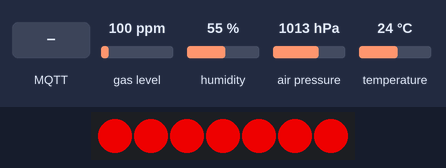
The sketch below on a simulated ESP32. On the bench: 7 RGB LEDs in strip order, left to right. The inputs (shaded band) are chosen by the test bench; at power-on: gas level 100 ppm, humidity 55 %, air pressure 1013 hPa, temperature 24 °C. WiFi joins after 1.5 s; servers stay silent unless stated; no MQTT or app messages arrive unless stated; what the sketch prints to the serial monitor is not drawn.

Above: at 10.8 s.
10.9 s: gas level set to 750 ppm
At 21.6 s:
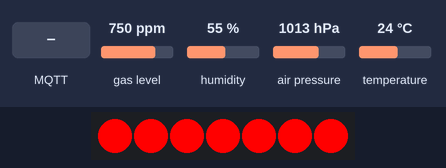
21.9 s: MQTT message "TEMPERATURE" arrives on the first subscribed topic
At 31.6 s:
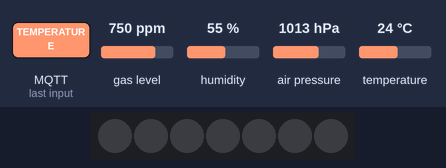
31.9 s: MQTT message "HUMIDITY" arrives on the first subscribed topic
At 41.6 s:
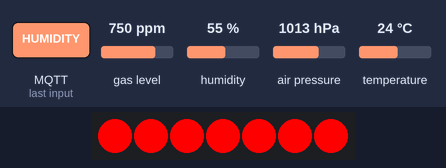
42.1 s: MQTT message "PRESSURE" arrives on the first subscribed topic
At 51.3 s:
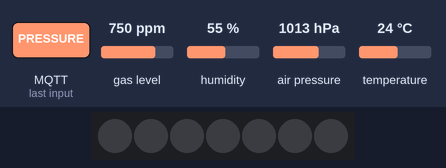
Timing chart, 0 to 52.8 s (numbered marks = the images above; inputs shaded):
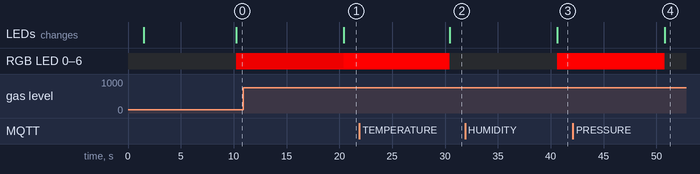

The sketch:

bme680.ino
```cpp
// (licence header left out)
#include <Wire.h>
#include <SPI.h>
#include <Adafruit_Sensor.h>
#include "Adafruit_BME680.h"
#include <WiFi.h>
#include <PubSubClient.h>
#include <ArduinoJson.h>
#include "secrets.h"

#define WEBSERVER //uncomment if you don't want to use the web server

#ifdef WEBSERVER
#include "ESPAsyncWebServer.h"
#endif

#define PIXELPIN 16 //uncomment if you don't want to use a led indicator

#ifdef PIXELPIN
#include "NeoPixelBus.h"
#include "NeoPixelAnimator.h"
#define PIXELCOUNT 7//Define the number of leds
const uint16_t PixelCount = PIXELCOUNT; // make sure to set this to the number of pixels in your strip
const uint8_t PixelPin = PIXELPIN;   // make sure to set this to the correct pin, ignored for Esp8266
bool lightson=true;


NeoPixelBus<NeoGrbFeature, Neo800KbpsMethod> strip(PixelCount, PixelPin);
// For Esp8266, the Pin is omitted and it uses GPIO3 due to DMA hardware use.
// There are other Esp8266 alternative methods that provide more pin options, but also have
// other side effects.
//NeoPixelBus<NeoGrbFeature, Neo800KbpsMethod> strip(PixelCount);
//
// NeoEsp8266Uart800KbpsMethod uses GPI02 instead

void SetPixelColorAndShow(RgbColor colortarget)
{
     for (uint16_t pixel = 0; pixel < PixelCount; pixel++) {
         strip.SetPixelColor(pixel, colortarget);
     }
     strip.Show();
}

#endif


WiFiClient mainESP;
PubSubClient MQTT(mainESP);

//Uncomment if using SPI
/*#define BME_SCK 18
#define BME_MISO 19
#define BME_MOSI 23
#define BME_CS 15*/

Adafruit_BME680 bme; // I2C
//Adafruit_BME680 bme(BME_CS); // hardware SPI
//Adafruit_BME680 bme(BME_CS, BME_MOSI, BME_MISO, BME_SCK);

float temperature;
float humidity;
float pressure;
float altitude;
float gasResistance;
String aiq;

#ifdef WEBSERVER

AsyncWebServer server(80);
AsyncEventSource events("/events");

#endif

unsigned long lastTime = 0;
unsigned long timerDelay = 10000;  // send readings timer

const float sealevel=1024; //TODO ON OTHER LOCATIONS: NHN nearest official station

float hum_weighting = 0.25; // so hum effect is 25% of the total air quality score
float gas_weighting = 0.75; // so gas effect is 75% of the total air quality score

int   humidity_score, gas_score;
float gas_reference = 2500;
float hum_reference = 40;
int   getgasreference_count = 0;
int   gas_lower_limit = 10000;  // Bad air quality limit
int   gas_upper_limit = 300000; // Good air quality limit

void GetGasReference() {
  // Now run the sensor for a burn-in period, then use combination of relative humidity and gas resistance to estimate indoor air quality as a percentage.
  //Serial.println("Getting a new gas reference value");
  int readings = 10;
  for (int i = 1; i <= readings; i++) { // read gas for 10 x 0.150mS = 1.5secs
    gas_reference += bme.readGas();
  }
  gas_reference = gas_reference / readings;
  //Serial.println("Gas Reference = "+String(gas_reference,3));
}

String CalculateIAQ(int score) {
  String IAQ_text = "";
  score = (100 - score) * 5;
  if      (score >= 301)                  IAQ_text += "Hazardous";
  else if (score >= 201 && score <= 300 ) IAQ_text += "Very Unhealthy";
  else if (score >= 176 && score <= 200 ) IAQ_text += "Unhealthy";
  else if (score >= 151 && score <= 175 ) IAQ_text += "Unhealthy for Sensitive Groups";
  else if (score >=  51 && score <= 150 ) IAQ_text += "Moderate";
  else if (score >=  00 && score <=  50 ) IAQ_text += "Good";
  Serial.print("IAQ Score = " + String(score) + ", ");
  return IAQ_text;
}

int GetHumidityScore(float current_humidity) {  //Calculate humidity contribution to IAQ index
  if (current_humidity >= 38 && current_humidity <= 42) // Humidity +/-5% around optimum
    humidity_score = 0.25 * 100;
  else
  { // Humidity is sub-optimal
    if (current_humidity < 38)
      humidity_score = 0.25 / hum_reference * current_humidity * 100;
    else
    {
      humidity_score = ((-0.25 / (100 - hum_reference) * current_humidity) + 0.416666) * 100;
    }
  }
  return humidity_score;
}

int GetGasScore() {
  //Calculate gas contribution to IAQ index
  gas_score = (0.75 / (gas_upper_limit - gas_lower_limit) * gas_reference - (gas_lower_limit * (0.75 / (gas_upper_limit - gas_lower_limit)))) * 100.00;
  if (gas_score > 75) gas_score = 75; // Sometimes gas readings can go outside of expected scale maximum
  if (gas_score <  0) gas_score = 0;  // Sometimes gas readings can go outside of expected scale minimum
  return gas_score;
}

int GetGasScore(float gasResistance) {
  //Calculate gas contribution to IAQ index
  gas_score = (0.75 / (gas_upper_limit - gas_lower_limit) * gasResistance - (gas_lower_limit * (0.75 / (gas_upper_limit - gas_lower_limit)))) * 100.00;
  if (gas_score > 75) gas_score = 75; // Sometimes gas readings can go outside of expected scale maximum
  if (gas_score <  0) gas_score = 0;  // Sometimes gas readings can go outside of expected scale minimum
  return gas_score;
}

void getBME680Readings(){
  // Tell BME680 to begin measurement.
  unsigned long endTime = bme.beginReading();
  if (endTime == 0) {
    Serial.println(F("Failed to begin reading :("));
    return;
  }
  if (!bme.endReading()) {
    Serial.println(F("Failed to complete reading :("));
    return;
  }
  temperature = bme.temperature;
  pressure = bme.pressure / 100.0;
  humidity = bme.humidity;
  gasResistance = bme.gas_resistance / 1000.0;

  Serial.println(bme.gas_resistance);

  humidity_score = GetHumidityScore(humidity);
  gas_score      = GetGasScore(gasResistance*1000.0);

  //Combine results for the final IAQ index value (0-100% where 100% is good quality air)
  float air_quality_score = humidity_score + gas_score;
  Serial.println(" comprised of " + String(humidity_score) + "% Humidity and " + String(gas_score) + "% Gas");
  //

  //if ((getgasreference_count++) % 5 == 0) GetGasReference();
  aiq=CalculateIAQ(air_quality_score);

  Serial.println(aiq);
  Serial.println("--------------------------------------------------------------");
}

#ifdef WEBSERVER

String processor(const String& var){
  getBME680Readings();
  //Serial.println(var);
  if(var == "TEMPERATURE"){
    return String(temperature);
  }
  else if(var == "HUMIDITY"){
    return String(humidity);
  }
  else if(var == "PRESSURE"){
    return String(pressure);
  }
  else if(var == "ALTITUDE"){
    return String(altitude);
  }
 else if(var == "GAS"){
    return String(gasResistance);
  }
 else if(var == "AIQ"){
    return String(aiq);
 }
 else if(var == "AIQCLASS"){
    String aiqclass="unset";

    if(aiq=="Hazardous") {
      aiqclass="hazardous";
      SetPixelColorAndShow(RgbColor(255,0,0));
    }
    else if(aiq== "Very Unhealthy") {
      aiqclass="veryunhealthy";
      SetPixelColorAndShow(RgbColor(200,0,0));
    }
    else if(aiq=="Unhealthy") {
      aiqclass="unhealthy";
      SetPixelColorAndShow(RgbColor(255,99,71));
    }
    else if(aiq=="Unhealthy for Sensitive Groups") {
      aiqclass="unhealthyforsensitivegroups";
      SetPixelColorAndShow(RgbColor(255,69,0));
    }
    else if(aiq=="Moderate") {
      aiqclass="moderate";
      SetPixelColorAndShow(RgbColor(255,165,0));
    }
    else if(aiq=="good") {
      aiqclass="good";
      SetPixelColorAndShow(RgbColor(124,252,0));
    }

    Serial.println("requested");
    Serial.println(String(aiqclass));

    return aiqclass;
 }
}

const char index_html[] PROGMEM = R"rawliteral(
<!DOCTYPE HTML><html>
<head>
  <title>Environment Check</title>
  <meta name="viewport" content="width=device-width, initial-scale=1">
  <link rel="stylesheet" href="https://use.fontawesome.com/releases/v5.7.2/css/all.css" integrity="sha384-fnmOCqbTlWIlj8LyTjo7mOUStjsKC4pOpQbqyi7RrhN7udi9RwhKkMHpvLbHG9Sr" crossorigin="anonymous">
  <link rel="icon" href="data:,">
  <style>
    html {font-family: monospace; display: inline-block; text-align: center;}
    p {  font-size: 1.2rem;}
    body {  margin: 0;}
    .topnav { overflow: hidden; background-color: #7d7d7d; color: white; font-size: 1.7rem; }
    .content { padding: 20px; }
    .card { background-color: white; box-shadow: 2px 2px 12px 1px rgba(140,140,140,.5); }
    .cards { max-width: 700px; margin: 0 auto; display: grid; grid-gap: 2rem; grid-template-columns: repeat(auto-fit, minmax(300px, 1fr)); }
    .reading { font-size: 2.8rem; }
    .card.temperature { color: #0e7c7b; }
    .card.humidity { color: #17bebb; }
    .card.pressure { color: #3fca6b; }
    .card.altitude { color: #edd93e; }
    .card.gas { color: #d62246; }
    .card.aiq { color: ##669999; }
    .hazardous { color: #cc0000 !important;}
    .veryunhealthy { color: #b30000 !important;}
    .unhealthy { color: #ff0000 !important; }
    .unhealthyforsensitivegroups { color: #ff3300 !important;}
    .moderate { color: #ff9900 !important;}
    .good {color: #00ff00 !important;}
  </style>
</head>
<body>
  <div class="topnav">
    <h3>Environment Check</h3>
  </div>
  <div class="content">
    <div class="cards" style="margin-bottom: 30px;">
      <div class="card aiq">
        <h4><i class="fas fa-traffic-light"></i> Air Quality Score</h4><p><span class="reading"><span id="aiq" class="%AIQCLASS%">%AIQ%</span></span></p>
      </div>
    </div>
    <div class="cards">
      <div class="card temperature">
        <h4><i class="fas fa-thermometer-half"></i> TEMPERATURE</h4><p><span class="reading"><span id="temp">%TEMPERATURE%</span> &deg;C</span></p>
      </div>
      <div class="card humidity">
        <h4><i class="fas fa-tint"></i> HUMIDITY</h4><p><span class="reading"><span id="hum">%HUMIDITY%</span> &percnt;</span></p>
      </div>
      <div class="card pressure">
        <h4><i class="fas fa-angle-double-down"></i> PRESSURE</h4><p><span class="reading"><span id="pres">%PRESSURE%</span> hPa</span></p>
      </div>
       <div class="card altitude">
        <h4><i class="fas fa-angle-double-down"></i> SEA LEVEL</h4><p><span class="reading"><span id="pres">%ALTITUDE%</span> m</span></p>
      </div>
      <div class="card gas">
        <h4><i class="fas fa-wind"></i> GAS</h4><p><span class="reading"><span id="gas">%GAS%</span> K&ohm;</span></p>
      </div>
    </div>
  </div>
<script>
if (!!window.EventSource) {
 var source = new EventSource('/events');

 source.addEventListener('open', function(e) {
  console.log("Events Connected");
 }, false);
 source.addEventListener('error', function(e) {
  if (e.target.readyState != EventSource.OPEN) {
    console.log("Events Disconnected");
  }
 }, false);

 source.addEventListener('message', function(e) {
  console.log("message", e.data);
 }, false);

 source.addEventListener('temperature', function(e) {
  console.log("temperature", e.data);
  document.getElementById("temp").innerHTML = e.data;
 }, false);

 source.addEventListener('humidity', function(e) {
  console.log("humidity", e.data);
  document.getElementById("hum").innerHTML = e.data;
 }, false);

 source.addEventListener('pressure', function(e) {
  console.log("pressure", e.data);
  document.getElementById("pres").innerHTML = e.data;
 }, false);

 source.addEventListener('altitude', function(e) {
  console.log("altitude", e.data);
  document.getElementById("altitude").innerHTML = e.data;
 }, false);

 source.addEventListener('gas', function(e) {
  console.log("gas", e.data);
  document.getElementById("gas").innerHTML = e.data;
 }, false);

  source.addEventListener('aiq', function(e) {
  console.log("aiq", e.data);
  var element=document.getElementById("aiq");
  element.className="";

  if(e.data=="Hazardous")
    element.className="hazardous";
  else if(e.data== "Very Unhealthy")
    element.className="veryunhealthy";
  else if(e.data== "Unhealthy")
    element.className="unhealthy";
  else if(e.data== "Unhealthy for Sensitive Groups")
    element.className="unhealthyforsensitivegroups";
  else if(e.data== "Moderate")
    element.className="moderate";
  else if(e.data== "Good")
    element.className="good";

  element.innerHTML = e.data;
 }, false);
}
</script>
</body>
</html>)rawliteral";

#endif

#ifdef PIXELPIN

void checkAIQandLight()
{
   if(!lightson)
      return;

   if(aiq=="Hazardous") {
      SetPixelColorAndShow(RgbColor(255,0,0));
    }
    else if(aiq== "Very Unhealthy") {
      SetPixelColorAndShow(RgbColor(200,0,0));
    }
    else if(aiq=="Unhealthy") {
      SetPixelColorAndShow(RgbColor(255,99,71));
    }
    else if(aiq=="Unhealthy for Sensitive Groups") {
      SetPixelColorAndShow(RgbColor(255,69,0));
    }
    else if(aiq=="Moderate") {
      SetPixelColorAndShow(RgbColor(255,165,0));
    }
    else if(aiq=="good") {
      SetPixelColorAndShow(RgbColor(124,252,0));
    }
}

void callback(char* topic, byte* payload, unsigned int length) {
  Serial.print("Message arrived [");
  Serial.print(topic);
  Serial.print("] ");
  for (int i = 0; i < length; i++) {
    Serial.print((char)payload[i]);
  }
  Serial.println();

  if(strcmp(topic,mqtt_lighttoggletopic)==0 && lightson)
  {//ignore payload only toogle if message will within the specified topic
      SetPixelColorAndShow(RgbColor(0,0,0));
      lightson=false;
      Serial.println("light is switched off");
  }
  else
  {
    lightson=true;
    checkAIQandLight();
    Serial.println("light is switched on");
  }
}

#endif

void startWiFi() {
  WiFi.mode(WIFI_STA);
  WiFi.begin(ssid, password);
  while (WiFi.waitForConnectResult() != WL_CONNECTED) {
    Serial.println("Connection Failed! Rebooting...");
    delay(1000);
    ESP.restart();
  }
  WiFi.setHostname(mqtt_name);
  Serial.println("Ready");
  Serial.print("IP address: ");
  Serial.println(WiFi.localIP());
  MQTT.setServer(mqtt_server, 1883);

  #ifdef PIXELPIN
  MQTT.setCallback(callback);
  Serial.println("Callback set");
  #endif
}

void reconnect() {
  while (!MQTT.connected()) {
    Serial.print("Attempting MQTT connection...");
    if (MQTT.connect(mqtt_name,mqtt_user,mqtt_pass)) {
      Serial.println("connected");
      MQTT.subscribe(mqtt_lighttoggletopic);
      Serial.println("subscribed to");
      Serial.println(mqtt_lighttoggletopic);
    } else {
      Serial.print("failed, rc=");
      Serial.print(MQTT.state());
      Serial.println(" try again in 5 seconds");
      for (int i = 0; i < 5000; i++) {
        delay(1);
      }
    }
  }
}
void setup() {
  Serial.begin(115200);
  startWiFi();

  // Init BME680 sensor
  if (!bme.begin()) {
    Serial.println(F("Could not find a valid BME680 sensor, check wiring!"));
    while (1);
  }
  // Set up oversampling and filter initialization
  bme.setTemperatureOversampling(BME680_OS_8X);
  bme.setHumidityOversampling(BME680_OS_2X);
  bme.setPressureOversampling(BME680_OS_4X);
  bme.setIIRFilterSize(BME680_FILTER_SIZE_3);
  bme.setGasHeater(320, 150); // 320*C for 150 ms

  altitude=bme.readAltitude(sealevel);

  GetGasReference();


  #ifdef WEBSERVER
  // Handle Web Server
  server.on("/", HTTP_GET, [](AsyncWebServerRequest *request){
    request->send_P(200, "text/html", index_html, processor);
  });

  // Handle Web Server Events
  events.onConnect([](AsyncEventSourceClient *client){
    if(client->lastId()){
      Serial.printf("Client reconnected! Last message ID that it got is: %u\n", client->lastId());
    }
    // send event with message "hello!", id current millis
    // and set reconnect delay to 1 second
    client->send("hello!", NULL, millis(), 10000);
  });
  server.addHandler(&events);
  server.begin();

  #endif

  //------------------LED Shield Initialization------------------------------------------------------------------
  #ifdef PIXELPIN
  //------LED Initialization----
  Serial.println("[INFO: Starting LED");
  strip.Begin();
  SetPixelColorAndShow(RgbColor(0,0,0));
  #endif

  getBME680Readings();
}

void loop() {

   StaticJsonDocument<300> environmentdatadoc;
   environmentdatadoc["sensorType"] = "Environment";

   char buffer[300];

  //SetPixelColorAndShow(RgbColor(250,0,0));
  if ((millis() - lastTime) > timerDelay) {
    if (WiFi.status() != WL_CONNECTED) startWiFi();
    MQTT.loop();
    if (!MQTT.connected()) reconnect();
    if ((getgasreference_count++) % 5 == 0) GetGasReference();
    getBME680Readings();

    #ifdef PIXELPIN
    checkAIQandLight();
    #endif

    Serial.printf("Temperature = %.2f ºC \n", temperature);
    Serial.printf("Humidity = %.2f % \n", humidity);
    Serial.printf("Pressure = %.2f hPa \n", pressure);
    Serial.printf("Sea level = %.2f m \n", altitude);
    Serial.printf("Gas Resistance = %.2f KOhm \n", gasResistance);
    environmentdatadoc["temperature"]=temperature;
    environmentdatadoc["humidity"]=humidity;
    environmentdatadoc["pressure"]=pressure;
    environmentdatadoc["altitude"]=altitude;
    environmentdatadoc["gasResistance"]=gasResistance;
    environmentdatadoc["aiq"]=aiq;
    Serial.printf("AIQ = %s \n", aiq);
    Serial.println();

    #ifdef WEBSERVER
    // Send Events to the Web Server with the Sensor Readings
    events.send("ping",NULL,millis());
    events.send(String(temperature).c_str(),"temperature",millis());
    events.send(String(humidity).c_str(),"humidity",millis());
    events.send(String(pressure).c_str(),"pressure",millis());
    events.send(String(altitude).c_str(),"altitude",millis());
    events.send(String(gasResistance).c_str(),"gas",millis());
    events.send(String(aiq).c_str(),"aiq",millis());
    #endif

    serializeJson(environmentdatadoc, buffer);
    MQTT.publish(mqtt_maintopic, buffer);//publish the whole data as json
    MQTT.publish(mqtt_temperaturetopic, String(temperature).c_str());
    MQTT.publish(mqtt_humiditytopic, String(humidity).c_str());
    MQTT.publish(mqtt_pressuretopic, String(pressure).c_str());
    MQTT.publish(mqtt_altitudetopic, String(altitude).c_str());
    MQTT.publish(mqtt_aiqtopic, String(aiq).c_str());
    Serial.println("Message Published: ");
    Serial.println(buffer);

    lastTime = millis();
  }
}
```

Source omitted: secrets.h (876 bytes)

Measured:
- after the input at 10.9 s, RGB LED 0–6: RGB(200, 0, 0) → RGB(255, 0, 0) after 9.5 s; the LEDs: change after 9.5 s (image 1)
- after the input at 21.9 s, RGB LED 0–6: RGB(255, 0, 0) → off after 8.5 s; the LEDs: change after 8.5 s (image 2)
- after the input at 31.9 s, RGB LED 0–6: off → RGB(255, 0, 0) after 8.7 s; the LEDs: change after 8.7 s (image 3)
- after the input at 42.1 s, RGB LED 0–6: RGB(255, 0, 0) → off after 8.7 s; the LEDs: change after 8.7 s (image 4)
